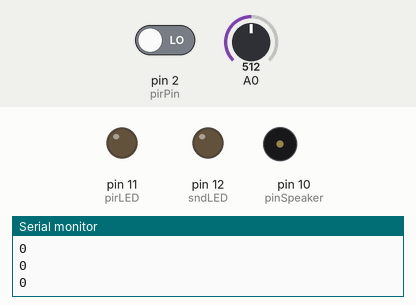
Recording of a sketch running on a simulated Arduino Uno, built with avr-gcc and run on an emulated ATmega328P. On the bench: output pins drawn as LEDs (lit = HIGH), buzzer (waves = sounding), the last lines printed to the serial monitor. Inputs (shaded band) come from the test bench; at power-on: pin 2 (pirPin) LOW, A0 = 512.

Above: at 1.2 s.
1.3 s: pin 2 (pirPin) driven HIGH
At 1.5 s:
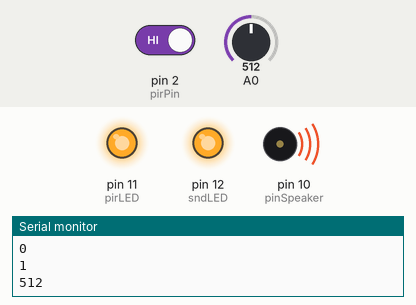
4.3 s: A0 set to 422
7.3 s: A0 set to 401
At 8.0 s:
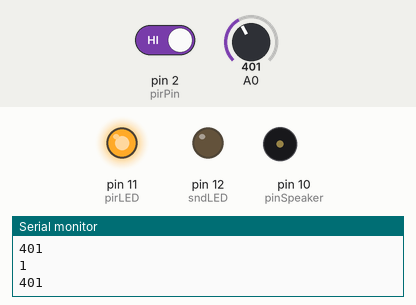
9.1 s: A0 set to 423
At 9.54 s:
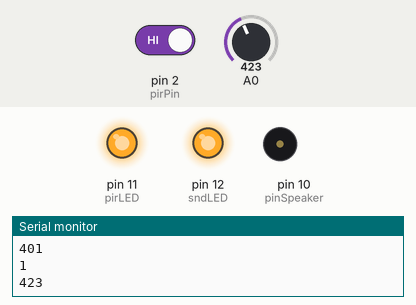
12.1 s: pin 2 (pirPin) driven LOW
At 13.7 s:
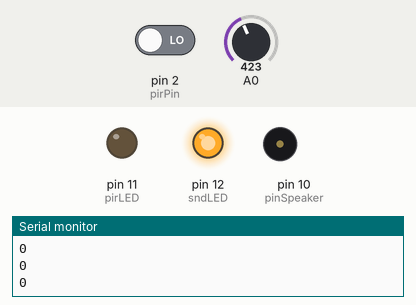
Timing chart, 0 to 14.7 s (numbered marks = the images above; inputs shaded):
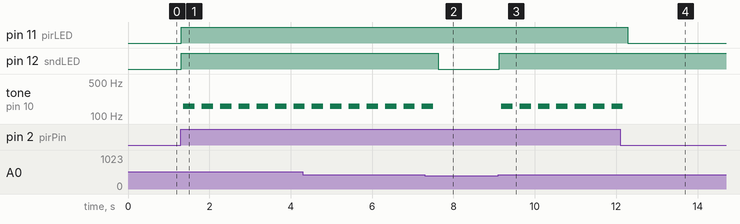

Measured:
- the behaviour switches between 413 and 412 on A0 (found by bisection; images 1 and 2)
- after the input at 1.3 s, pin 11 (pirLED), pin 12 (sndLED): LOW → HIGH at once; tone on pin 10 (pinSpeaker): silent → 159 Hz after 0.06 s, then repeats every 0.45 s: silent 0.17 s, 160 Hz 0.28 s
- after the input at 7.3 s, pin 12 (sndLED): HIGH → LOW after 0.32 s; tone on pin 10 (pinSpeaker): goes on until 7.5 s, then stays silent
- after the input at 9.1 s, pin 12 (sndLED): LOW → HIGH at once; tone on pin 10 (pinSpeaker): alternates 160 Hz for 0.28 s and silent for 0.17 s, starting after 0.08 s
- after the input at 12.1 s, pin 11 (pirLED): HIGH → LOW after 0.18 s; tone on pin 10 (pinSpeaker): goes on until 12.2 s, then stays silent

The sketch:

clap.ino
```cpp
/*
  Enable sound when motion is detected.
 */

int pirLED = 11;                // choose the pin for the PIR LED
int sndLED = 12;		// choose the pin for the sound LED
int pirPin = 2;               // choose the input pin (for PIR sensor)

int threshold = 413; // sound threshold
int volume;

int pirState = LOW;             // we start, assuming no motion detected
int val = 0;                    // variable for reading the pin status
int pinSpeaker = 10;           //Set up a speaker on a PWM pin (digital 9, 10, or 11)

void setup() {
  pinMode(pirLED, OUTPUT);      // declare pirLED as output
  pinMode(sndLED, OUTPUT);      // declare sndLED as output
  pinMode(pirPin, INPUT);     // declare sensor as input
  pinMode(pinSpeaker, OUTPUT);
  Serial.begin(9600);
}

void loop() {
  val = digitalRead(pirPin);  // read input value
  Serial.println(val);

  if (val == HIGH) {            // check if the input is HIGH
    digitalWrite(pirLED, HIGH);  // turn LED ON
    // playTone(300, 160);
    startListening();
    delay(150);

    /*
    if (pirState == LOW) {
      // we have just turned on
      Serial.println("Motion detected!");
      // We only want to print on the output change, not state
      pirState = HIGH;
    }
    */

  } else {
    digitalWrite(pirLED, LOW); // turn LED OFF
    //playTone(0, 0);
    //delay(300);

    /*
    if (pirState == HIGH){
      // we have just turned of
      Serial.println("Motion ended!");
      // We only want to print on the output change, not state
      pirState = LOW;
    }
    */
  }

}

// duration in mSecs, frequency in hertz
void playTone(long duration, int freq) {
    duration *= 1000;
    int period = (1.0 / freq) * 1000000;
    long elapsed_time = 0;
    while (elapsed_time < duration) {
        digitalWrite(pinSpeaker,HIGH);
        delayMicroseconds(period / 2);
        digitalWrite(pinSpeaker, LOW);
        delayMicroseconds(period / 2);
        elapsed_time += (period);
    }
}

void startListening() {
  volume = analogRead(A0); // Reads the value from the Analog PIN A0

  //Debug mode
  Serial.println(volume);
  // delay(100);

  if(volume>=threshold){
    digitalWrite(sndLED, HIGH); //Turn ON Led
    playTone(300, 160);		// also sound buzzer
  }
  else{
    digitalWrite(sndLED, LOW); // Turn OFF Led
  }
}
```
